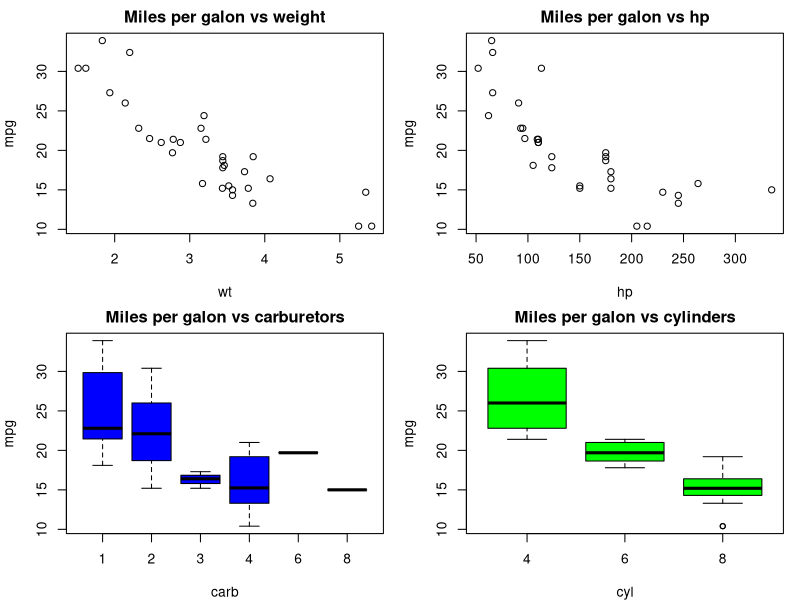
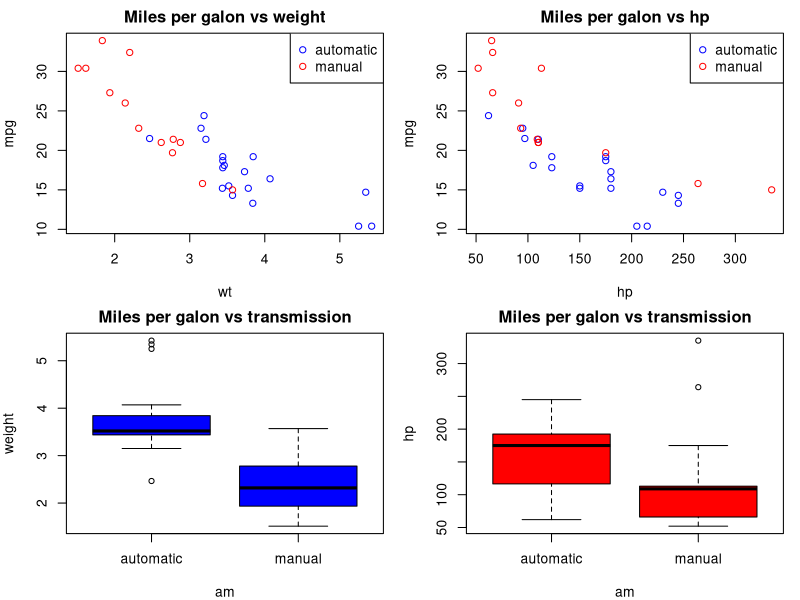

Write R code to recreate these figures, in order.

data(mtcars)
help(mtcars)

str(mtcars)

table(factor(mtcars$carb))
table(factor(mtcars$gear))

mtcars$am <- factor(mtcars$am, labels = c("automatic", "manual"));

par(mfrow = c(2,2), mar = c(4,4,2,1));

with(mtcars, plot(wt, mpg, main = "Miles per galon vs weight"));
with(mtcars, plot(hp, mpg, main = "Miles per galon vs hp"));
with(mtcars, boxplot(mpg ~ carb, col = "blue", ylab = "mpg", main = "Miles per galon vs carburetors"));
with(mtcars, boxplot(mpg ~ cyl, col = "green", ylab = "mpg", main = "Miles per galon vs cylinders"));





par(mfrow = c(2,2), mar = c(4,4,2,1));

with(mtcars, plot(wt, mpg, main = "Miles per galon vs weight", type="n"));
with(subset(mtcars, am == "automatic"), points(wt, mpg, col = "blue"));
with(subset(mtcars, am == "manual"), points(wt, mpg, col = "red"));
legend("topright", pch=1, col = c("blue", "red"), legend = c("automatic", "manual"));

with(mtcars, plot(hp, mpg, main = "Miles per galon vs hp", type="n"));
with(subset(mtcars, am == "automatic"), points(hp, mpg, col = "blue"));
with(subset(mtcars, am == "manual"), points(hp, mpg, col = "red"));
legend("topright", pch=1, col = c("blue", "red"), legend = c("automatic", "manual"));

with(mtcars, boxplot(wt ~ am, col = "blue", ylab = "weight", main = "Miles per galon vs transmission"));

with(mtcars, boxplot(hp ~ am, col = "red", ylab = "hp", main = "Miles per galon vs transmission"));



m1 <- lm(mpg ~ am + factor(cyl) + wt + disp + 
               hp + drat + factor(gear) + qsec +
               vs + factor(carb), data = mtcars)

m2 <- lm(mpg ~ factor(am) + factor(cyl) + wt + disp + 
             hp + drat + factor(gear) + qsec +
             vs, data = mtcars)

m3 <- lm(mpg ~ factor(am) + factor(cyl) + wt + disp + 
             hp + drat + qsec +
             vs, data = mtcars);

m4 <- lm(mpg ~ factor(am) + factor(cyl) + wt + 
             hp, data = mtcars);
summary(m4)

m5 <- lm(mpg ~ factor(am) + wt + 
             hp, data = mtcars);
summary(m5)

anova(m1, m2, m3, m4, m5)
anova(m4, m5)
